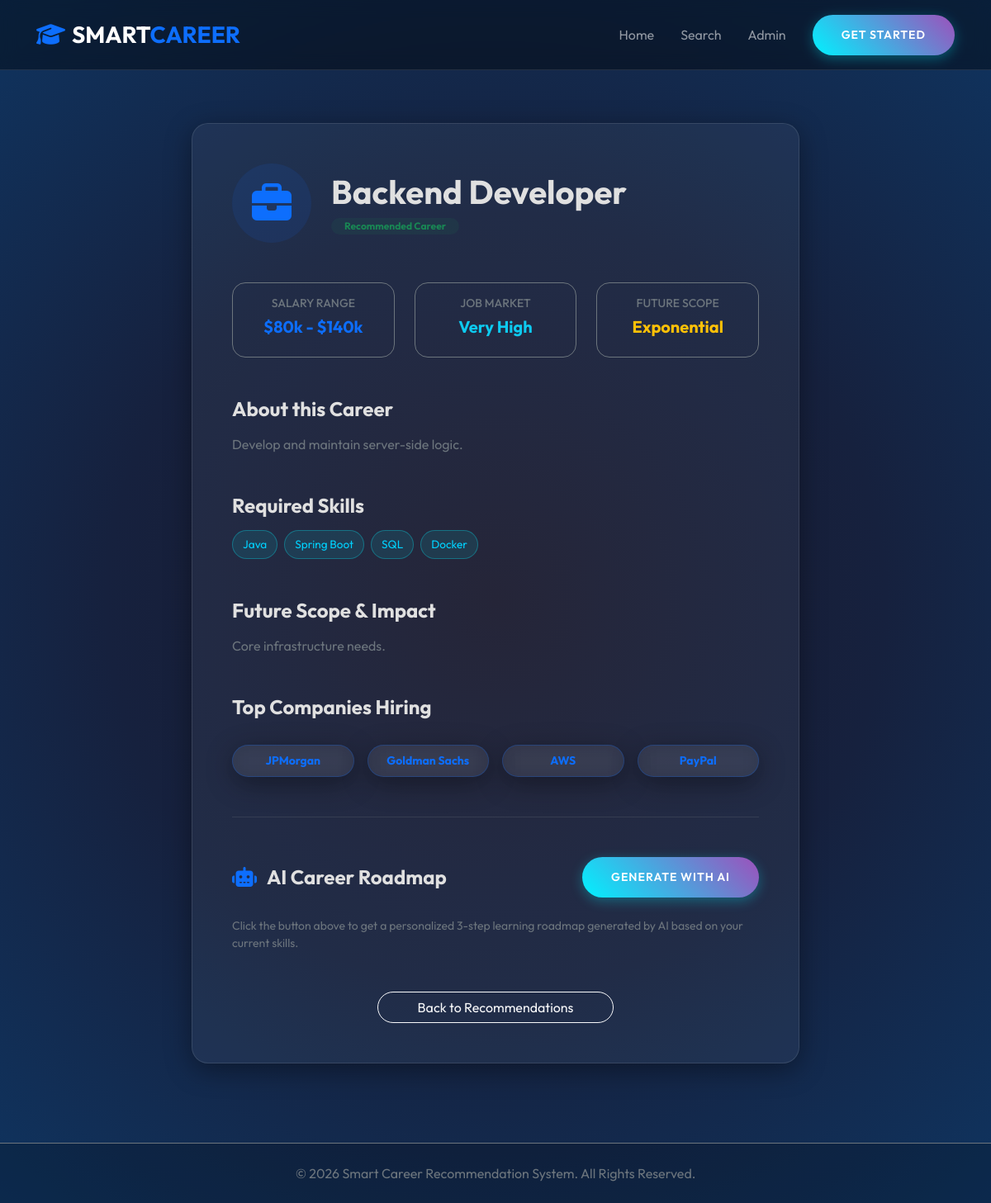
Page /career/5 on the committed database.
### tables this page shows
CREATE TABLE careers (
        career_id INTEGER PRIMARY KEY AUTOINCREMENT,
        career_name TEXT NOT NULL,
        required_skills TEXT NOT NULL,
        salary TEXT,
        future_scope TEXT,
        companies_hiring TEXT,
        description TEXT
    );

### app.py (the view)
@app.route('/career/<int:career_id>')
def career_detail(career_id):
    career = execute_query("SELECT * FROM careers WHERE career_id = ?", (career_id,), fetch=True)
    if not career: return redirect(url_for('results'))
    return render_template('career_detail.html', career=career[0])

### app.py (called while the page is built)
@app.context_processor
def inject_now():
    from datetime import datetime
    return {'now': datetime.utcnow()}

### database.py (called while the page is built)
def get_db_connection():
    conn = sqlite3.connect(DB_PATH)
    conn.row_factory = sqlite3.Row
    return conn

def execute_query(query, params=None, fetch=False):
    conn = get_db_connection()
    cursor = conn.cursor()
    try:
        if params:
            cursor.execute(query, params)
        else:
            cursor.execute(query)
        if fetch:
            result = [dict(row) for row in cursor.fetchall()]
        else:
            conn.commit()
            result = cursor.lastrowid
        return result
    except Exception as e:
        print(f"Database Error: {e}")
        return [] if fetch else None
    finally:
        conn.close()

### templates/career_detail.html (shortened to what this page needs)
{% extends "layout.html" %}
{% block content %}
<div class="container py-5">
    <div class="row">
        <div class="col-lg-8 mx-auto animate-up">
            <div class="glass p-5">
                <div class="d-flex align-items-center mb-5">
                    <div class="bg-primary bg-opacity-10 p-4 rounded-circle me-4">
                        <i class="fas fa-briefcase fa-3x text-primary"></i>
                    </div>
                    <div>
                        <h1 class="fw-bold mb-0">{{ career.career_name }}</h1>
                        <span class="badge bg-success bg-opacity-10 text-success rounded-pill px-3 mt-2">Recommended Career</span>
                    </div>
                </div>
                <div class="row g-4 mb-5">
                    <div class="col-md-4">
                        <div class="p-3 border border-secondary rounded-4 text-center">
                            <h6 class="text-secondary small text-uppercase">Salary Range</h6>
                            <h5 class="fw-bold text-primary">{{ career.salary }}</h5>
                        </div>
                    </div>
                    <div class="col-md-4">
                        <div class="p-3 border border-secondary rounded-4 text-center">
                            <h6 class="text-secondary small text-uppercase">Job Market</h6>
                            <h5 class="fw-bold text-info">Very High</h5>
                        </div>
                    </div>
                    <div class="col-md-4">
                        <div class="p-3 border border-secondary rounded-4 text-center">
                            <h6 class="text-secondary small text-uppercase">Future Scope</h6>
                            <h5 class="fw-bold text-warning">Exponential</h5>
                        </div>
                    </div>
                </div>
                <div class="mb-5">
                    <h4 class="fw-bold mb-3">About this Career</h4>
                    <p class="text-secondary">{{ career.description }}</p>
                </div>
                <div class="mb-5">
                    <h4 class="fw-bold mb-3">Required Skills</h4>
                    <div class="d-flex flex-wrap gap-2">
                        {% for skill in career.required_skills.split(',') %}
                            <span class="badge-skill">{{ skill.strip() }}</span>
                        {% endfor %}
                    </div>
                </div>
                <div class="mb-5">
                    <h4 class="fw-bold mb-3">Future Scope & Impact</h4>
                    <p class="text-secondary">{{ career.future_scope }}</p>
                </div>
                <div class="mb-5">
                    <h4 class="fw-bold mb-3">Top Companies Hiring</h4>
                    <div class="row row-cols-2 row-cols-md-4 g-3 mt-2">
                        {% for company in career.companies_hiring.split(',') %}
                        <div class="col">
                            <div class="glass p-2 text-center small fw-bold text-primary border-primary border-opacity-25">
                                {{ company.strip() }}
                            </div>
                        </div>
                        {% endfor %}
                    </div>
                </div>
                <div class="mt-5 pt-5 border-top border-secondary border-opacity-25">
                    <div class="d-flex align-items-center justify-content-between mb-4">
                        <h4 class="fw-bold mb-0"><i class="fas fa-robot text-primary me-2"></i> AI Career Roadmap</h4>
                        <button id="generateRoadmap" class="btn btn-primary-custom btn-sm">Generate with AI</button>
                    </div>
                    <div id="roadmapContent" class="text-secondary small">
                        <p>Click the button above to get a personalized 3-step learning roadmap generated by AI based on your current skills.</p>
                    </div>
                </div>
                <div class="text-center mt-5">
                    <a href="{{ url_for('results') }}" class="btn btn-outline-light rounded-pill px-5">Back to Recommendations</a>
                </div>
            </div>
        </div>
    </div>
</div>
{% endblock %}

### static/css/style.css (style rules this page uses)
:root { --bg-color: #050505; --card-bg: rgba(255, 255, 255, 0.05); --primary: #00d2ff; --secondary: #9d50bb; --text-color: #e0e0e0; --accent: #3a1c71; --glass-border: rgba(255, 255, 255, 0.1); --neon-blue: #00f2ff; --neon-purple: #bc13fe; }
body { font-family: 'Outfit', sans-serif; background: radial-gradient(circle at 50% 50%, #1a1a2e 0%, #16213e 50%, #0f3460 100%); background-attachment: fixed; color: var(--text-color); min-height: 100vh; margin: 0; overflow-x: hidden; }
.glass { background: var(--card-bg); backdrop-filter: blur(12px); -webkit-backdrop-filter: blur(12px); border: 1px solid var(--glass-border); border-radius: 20px; box-shadow: 0 8px 32px 0 rgba(0, 0, 0, 0.37); }
.btn-primary-custom { background: linear-gradient(45deg, var(--neon-blue), var(--secondary)); border: none; padding: 14px 35px; border-radius: 50px; color: white; font-weight: 600; transition: all 0.3s; box-shadow: 0 4px 15px rgba(0, 242, 255, 0.3); text-transform: uppercase; letter-spacing: 1px; }
.badge-skill { background: rgba(0, 242, 255, 0.1); color: var(--primary); border: 1px solid rgba(0, 242, 255, 0.3); padding: 6px 12px; border-radius: 20px; font-size: 0.85rem; }
.animate-up { animation: fadeInUp 0.8s cubic-bezier(0.4, 0, 0.2, 1) forwards; }

### rows in the picture
careers: career_name "Backend Developer", salary "$80k - $140k", description "Develop and maintain server-side logic.", future_scope "Core infrastructure needs."

### other values in the picture
{{ skill.strip() }} "Java" "Spring Boot" "SQL" "Docker"
{{ company.strip() }} "JPMorgan" "Goldman Sachs" "AWS" "PayPal"
